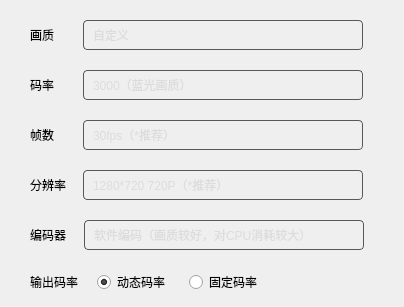
          <widget class="QWidget" name="page_live_quality">
           <property name="styleSheet">
            <string notr="true">QComboBox{
background:transparent;
border:1px solid #585858;
border-radius:4px;
padding-left:9px;
font-family:&quot;微软雅黑&quot;;
font-size:12px;
color:#DCDCDC;
}
QComboBox::disabled{
border:1px solid #2F2F2F;
color:#777777;
}
 QComboBox:on { 
      padding-top: 3px;
      padding-left: 4px;
  }
QComboBox::drop-down{
subcontrol-origin: padding;
      subcontrol-position: top right;
      width: 30px;
      border:none;
}
QComboBox::down-arrow{
image: url(:/TQLive/images/live tool_icon_down.png);
}
QComboBox::down-arrow:on {
      top: 1px;
      left: 1px;
  }
QListView{
background:#262626;
border:1px solid #585858;
border-bottom-left-radius:4px;
border-bottom-right-radius:4px;
outline:0px;
font-family:&quot;微软雅黑&quot;;
font-size:12px;
padding-bottom:2px;
}
QListView::item{
background:#262626;
color:#DCDCDC;
min-height:30px;
}
QListView::item:hover{
background:#2A2A2A;
color:#4AB134;
}</string>
           </property>
           <layout class="QVBoxLayout" name="verticalLayout_7">
            <property name="spacing">
             <number>20</number>
            </property>
            <property name="leftMargin">
             <number>30</number>
            </property>
            <property name="topMargin">
             <number>20</number>
            </property>
            <property name="rightMargin">
             <number>0</number>
            </property>
            <property name="bottomMargin">
             <number>0</number>
            </property>
            <item>
             <layout class="QHBoxLayout" name="horizontalLayout_12">
              <property name="spacing">
               <number>17</number>
              </property>
              <item>
               <widget class="QLabel" name="label_quality">
                <property name="minimumSize">
                 <size>
                  <width>36</width>
                  <height>0</height>
                 </size>
                </property>
                <property name="text">
                 <string>画质</string>
                </property>
               </widget>
              </item>
              <item>
               <widget class="QComboBox" name="comboBox_quality_val">
                <property name="minimumSize">
                 <size>
                  <width>280</width>
                  <height>30</height>
                 </size>
                </property>
                <property name="maximumSize">
                 <size>
                  <width>280</width>
                  <height>30</height>
                 </size>
                </property>
                <property name="contextMenuPolicy">
                 <enum>Qt::DefaultContextMenu</enum>
                </property>
                <property name="currentIndex">
                 <number>5</number>
                </property>
                <property name="frame">
                 <bool>true</bool>
                </property>
                <item>
                 <property name="text">
                  <string>蓝光4M</string>
                 </property>
                </item>
                <item>
                 <property name="text">
                  <string>蓝光</string>
                 </property>
                </item>
                <item>
                 <property name="text">
                  <string>超清</string>
                 </property>
                </item>
                <item>
                 <property name="text">
                  <string>高清</string>
                 </property>
                </item>
                <item>
                 <property name="text">
                  <string>流畅（上行宽带低时使用，画质相对模糊）</string>
                 </property>
                </item>
                <item>
                 <property name="text">
                  <string>自定义</string>
                 </property>
                </item>
               </widget>
              </item>
              <item>
               <spacer name="horizontalSpacer_7">
                <property name="orientation">
                 <enum>Qt::Horizontal</enum>
                </property>
                <property name="sizeHint" stdset="0">
                 <size>
                  <width>40</width>
                  <height>20</height>
                 </size>
                </property>
               </spacer>
              </item>
             </layout>
            </item>
            <item>
             <layout class="QHBoxLayout" name="horizontalLayout_13">
              <property name="spacing">
               <number>17</number>
              </property>
              <item>
               <widget class="QLabel" name="label_bitrate">
                <property name="minimumSize">
                 <size>
                  <width>36</width>
                  <height>0</height>
                 </size>
                </property>
                <property name="text">
                 <string>码率</string>
                </property>
               </widget>
              </item>
              <item>
               <widget class="QComboBox" name="comboBox_bitrate_val">
                <property name="minimumSize">
                 <size>
                  <width>280</width>
                  <height>30</height>
                 </size>
                </property>
                <property name="maximumSize">
                 <size>
                  <width>280</width>
                  <height>30</height>
                 </size>
                </property>
                <property name="currentIndex">
                 <number>5</number>
                </property>
                <item>
                 <property name="text">
                  <string>800</string>
                 </property>
                </item>
                <item>
                 <property name="text">
                  <string>1000</string>
                 </property>
                </item>
                <item>
                 <property name="text">
                  <string>1200（高清画质）</string>
                 </property>
                </item>
                <item>
                 <property name="text">
                  <string>1500</string>
                 </property>
                </item>
                <item>
                 <property name="text">
                  <string>2000（超清画质）</string>
                 </property>
                </item>
                <item>
                 <property name="text">
                  <string>3000（蓝光画质）</string>
                 </property>
                </item>
                <item>
                 <property name="text">
                  <string>4000</string>
                 </property>
                </item>
               </widget>
              </item>
              <item>
               <spacer name="horizontalSpacer_8">
                <property name="orientation">
                 <enum>Qt::Horizontal</enum>
                </property>
                <property name="sizeHint" stdset="0">
                 <size>
                  <width>40</width>
                  <height>20</height>
                 </size>
                </property>
               </spacer>
              </item>
             </layout>
            </item>
            <item>
             <layout class="QHBoxLayout" name="horizontalLayout_14">
              <property name="spacing">
               <number>17</number>
              </property>
              <item>
               <widget class="QLabel" name="label_frame">
                <property name="minimumSize">
                 <size>
                  <width>36</width>
                  <height>0</height>
                 </size>
                </property>
                <property name="text">
                 <string>帧数</string>
                </property>
               </widget>
              </item>
              <item>
               <widget class="QComboBox" name="comboBox_frame_val">
                <property name="minimumSize">
                 <size>
                  <width>280</width>
                  <height>30</height>
                 </size>
                </property>
                <property name="maximumSize">
                 <size>
                  <width>280</width>
                  <height>30</height>
                 </size>
                </property>
                <property name="currentIndex">
                 <number>2</number>
                </property>
                <item>
                 <property name="text">
                  <string>20fps（电脑配置较差时可选）</string>
                 </property>
                </item>
                <item>
                 <property name="text">
                  <string>25fps</string>
                 </property>
                </item>
                <item>
                 <property name="text">
                  <string>30fps（*推荐）</string>
                 </property>
                </item>
                <item>
                 <property name="text">
                  <string>40fps</string>
                 </property>
                </item>
                <item>
                 <property name="text">
                  <string>50fps</string>
                 </property>
                </item>
                <item>
                 <property name="text">
                  <string>60fps</string>
                 </property>
                </item>
               </widget>
              </item>
              <item>
               <spacer name="horizontalSpacer_9">
                <property name="orientation">
                 <enum>Qt::Horizontal</enum>
                </property>
                <property name="sizeHint" stdset="0">
                 <size>
                  <width>40</width>
                  <height>20</height>
                 </size>
                </property>
               </spacer>
              </item>
             </layout>
            </item>
            <item>
             <layout class="QHBoxLayout" name="horizontalLayout_15">
              <property name="spacing">
               <number>17</number>
              </property>
              <item>
               <widget class="QLabel" name="label_resolution">
                <property name="minimumSize">
                 <size>
                  <width>36</width>
                  <height>0</height>
                 </size>
                </property>
                <property name="text">
                 <string>分辨率</string>
                </property>
               </widget>
              </item>
              <item>
               <widget class="QComboBox" name="comboBox_resolution_val">
                <property name="minimumSize">
                 <size>
                  <width>280</width>
                  <height>30</height>
                 </size>
                </property>
                <property name="maximumSize">
                 <size>
                  <width>280</width>
                  <height>30</height>
                 </size>
                </property>
                <item>
                 <property name="text">
                  <string>1280*720 720P（*推荐）</string>
                 </property>
                </item>
                <item>
                 <property name="text">
                  <string>800*450 450P</string>
                 </property>
                </item>
                <item>
                 <property name="text">
                  <string>640*360 360P</string>
                 </property>
                </item>
                <item>
                 <property name="text">
                  <string>1920*1080（1：1）原始比例</string>
                 </property>
                </item>
               </widget>
              </item>
              <item>
               <spacer name="horizontalSpacer_10">
                <property name="orientation">
                 <enum>Qt::Horizontal</enum>
                </property>
                <property name="sizeHint" stdset="0">
                 <size>
                  <width>40</width>
                  <height>20</height>
                 </size>
                </property>
               </spacer>
              </item>
             </layout>
            </item>
            <item>
             <layout class="QHBoxLayout" name="horizontalLayout_18">
              <property name="spacing">
               <number>17</number>
              </property>
              <item>
               <widget class="QLabel" name="label_encoder">
                <property name="minimumSize">
                 <size>
                  <width>36</width>
                  <height>0</height>
                 </size>
                </property>
                <property name="text">
                 <string>编码器</string>
                </property>
               </widget>
              </item>
              <item>
               <widget class="QComboBox" name="comboBox_encoder_val">
                <property name="minimumSize">
                 <size>
                  <width>280</width>
                  <height>30</height>
                 </size>
                </property>
                <property name="maximumSize">
                 <size>
                  <width>280</width>
                  <height>30</height>
                 </size>
                </property>
                <item>
                 <property name="text">
                  <string>软件编码（画质较好，对CPU消耗较大）</string>
                 </property>
                </item>
                <item>
                 <property name="text">
                  <string>硬件编码（降低CPU消耗，高端显卡适用）</string>
                 </property>
                </item>
               </widget>
              </item>
              <item>
               <spacer name="horizontalSpacer_13">
                <property name="orientation">
                 <enum>Qt::Horizontal</enum>
                </property>
                <property name="sizeHint" stdset="0">
                 <size>
                  <width>40</width>
                  <height>20</height>
                 </size>
                </property>
               </spacer>
              </item>
             </layout>
            </item>
            <item>
             <layout class="QHBoxLayout" name="horizontalLayout_19">
              <property name="spacing">
               <number>19</number>
              </property>
              <item>
               <widget class="QLabel" name="label_outputBitrate">
                <property name="text">
                 <string>输出码率</string>
                </property>
               </widget>
              </item>
              <item>
               <widget class="QRadioButton" name="radioButton_vbr">
                <property name="text">
                 <string>动态码率</string>
                </property>
                <property name="checked">
                 <bool>true</bool>
                </property>
               </widget>
              </item>
              <item>
               <widget class="QRadioButton" name="radioButton_cbr">
                <property name="text">
                 <string>固定码率</string>
                </property>
               </widget>
              </item>
              <item>
               <spacer name="horizontalSpacer_14">
                <property name="orientation">
                 <enum>Qt::Horizontal</enum>
                </property>
                <property name="sizeHint" stdset="0">
                 <size>
                  <width>40</width>
                  <height>20</height>
                 </size>
                </property>
               </spacer>
              </item>
             </layout>
            </item>
            <item>
             <spacer name="verticalSpacer_5">
              <property name="orientation">
               <enum>Qt::Vertical</enum>
              </property>
              <property name="sizeHint" stdset="0">
               <size>
                <width>20</width>
                <height>13</height>
               </size>
              </property>
             </spacer>
            </item>
           </layout>
          </widget>
